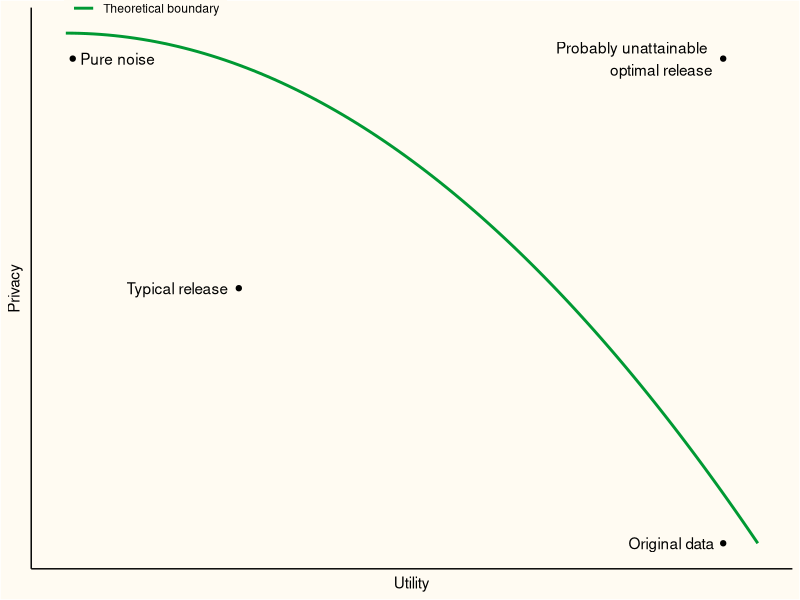
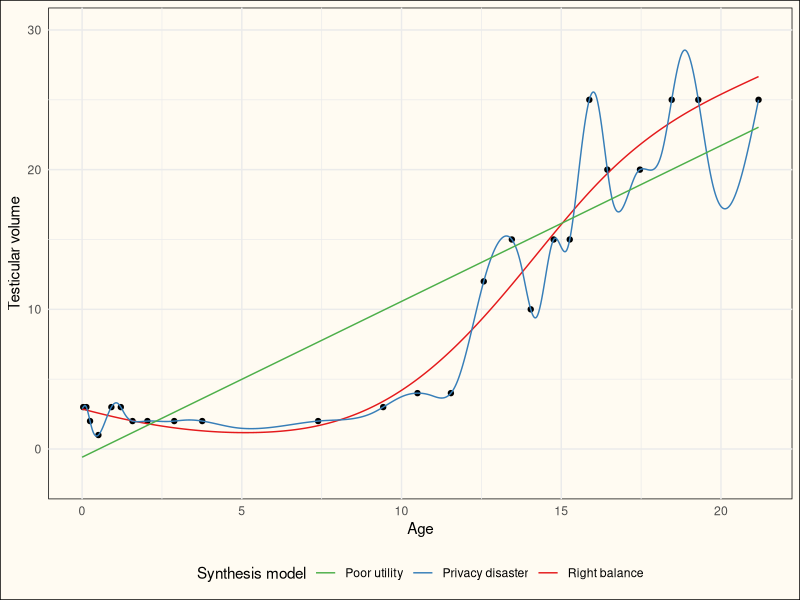
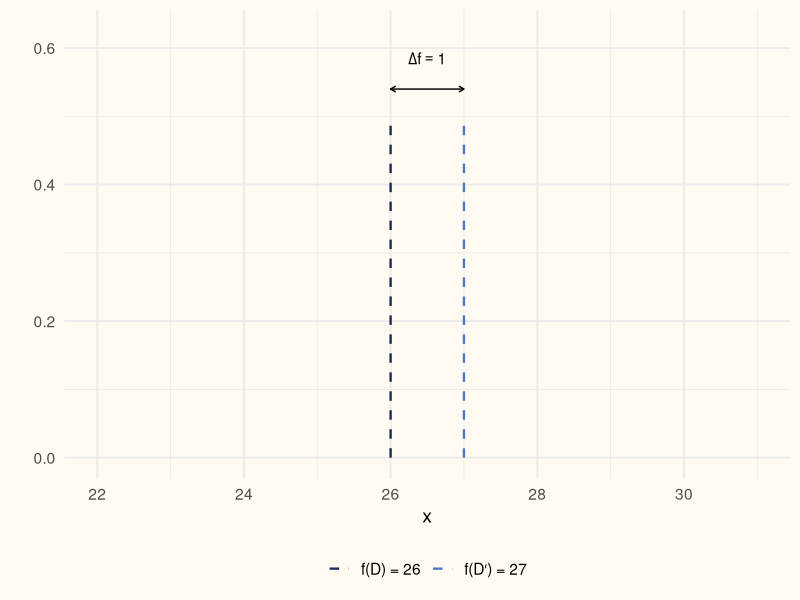
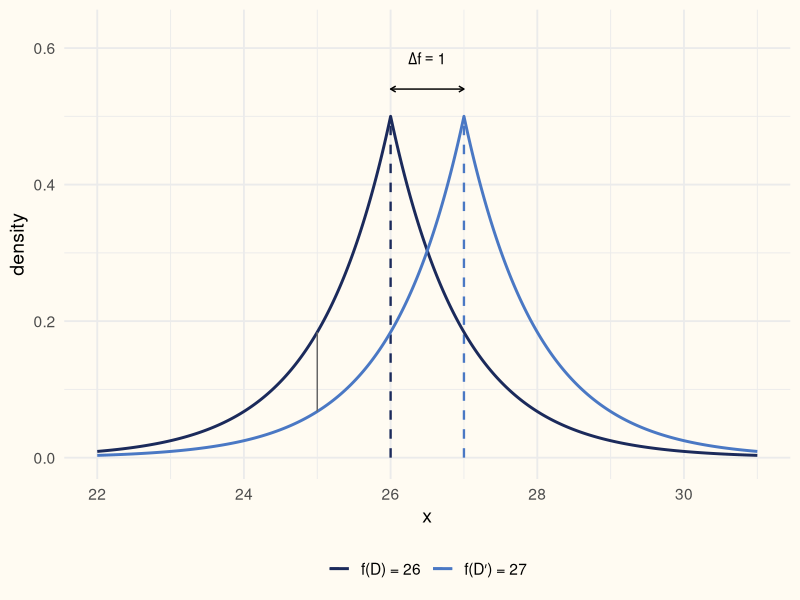

The R source for these figures, in order:
## ---- chunk 1
#| echo: false
#| message: false
#| warning: false
library(ggplot2)

ggplot(data = data.frame(
  x = c(0.01, 0.95, 0.95, 0.25),
  y = c(-0.05, -1, -0.05, -0.5),
  label = c("Pure noise", "Original data", "Probably unattainable\noptimal release", "Typical release")
), mapping = aes(x = x, y = y, label = label)) +
  stat_function(aes(col = "Theoretical boundary"), fun = \(x) -x^2, linewidth = 1) +
  xlim(0, 1) +
  theme_classic() +
  theme(axis.text = element_blank(),
        axis.ticks = element_blank(),
        legend.position = "inside",
        legend.position.inside = c(0.15, 1.02),
        legend.background = element_rect(fill = '#fffbf2'),
        panel.background = element_rect(fill = '#fffbf2'),
        plot.background = element_rect(fill = '#fffbf2')) +
  xlab("Utility") +
  ylab("Privacy") +
  geom_point() +
  geom_text(aes(hjust = c(-0.1, 1.1, 1.1, 1.1))) +
  scale_color_manual(values = c("#009933"))
## ---- chunk 2
#| echo: false
#| message: false
#| warning: false
#| fig-width: 9
#| fig-height: 7

set.seed(123)

data <- mice::boys
meth <- mice::make.method(data)
meth["bmi"] <- "~I(wgt/(hgt/100)^2)"
predmat <- mice::make.predictorMatrix(data)
predmat[c("hgt", "wgt"), "bmi"] <- 0

imp <- mice::mice(
  data, 
  method = meth, 
  predictorMatrix = predmat,
  maxit = 20, 
  m = 1,
  print = FALSE
)

data <- mice::complete(imp)

minidata <- data[seq(1, nrow(data), length.out = 25), ]

library(ggplot2)
library(patchwork)

# create new test data set to plot the lines
modeldata <- data.frame(
    age = seq(0, max(minidata$age), length.out = 1001)
)

# simple linear regression model
simple_fit <- lm(tv~age, data = minidata)
simple_pred <- predict(
    simple_fit, 
    newdata = modeldata,
    interval = "prediction"
)

# minimum norm spline
df <- 32
complex_x <- splines::ns(minidata$age, df = df, intercept = TRUE)
SVD <- svd(complex_x)
# calculate minimum norm regression coefficients
complex_fit <- SVD$v %*% ((t(SVD$u) %*% minidata$tv) / SVD$d)
# create test data spline
xnewspline <- splines::ns(modeldata$age, df = df,
                          knots = attr(complex_x, "knots"), 
                          Boundary.knots = attr(complex_x, "Boundary.knots"),
                          intercept = TRUE)
# calculate predicted values
complex_pred <- xnewspline %*% complex_fit

# calculate more or less correct model
right_fit <- lm(sqrt(tv) ~ splines::ns(age, knots = c(7, 16)), minidata)
right_pred <- predict(right_fit, newdata = modeldata, interval = "prediction")

unsign_sq <- \(x) sign(x) * x^2

color_scale <- RColorBrewer::brewer.pal(3, "Set1")
names(color_scale) <- c(
    "Right balance", "Privacy disaster", "Poor utility"
)

basic <- ggplot() +
    geom_point(aes(x = minidata$age, y = minidata$tv)) +
    scale_color_manual(name = "Synthesis model", values = color_scale) +
    theme_minimal() +
    ylim(-10, 40) +
    labs(x = "Age", y = "Testicular volume") +
    theme(
      legend.position = "bottom",
      panel.background = element_rect(fill = '#fffbf2'),
      plot.background = element_rect(fill = '#fffbf2')
    )


basic +
    geom_line(
        aes(
            x = modeldata$age, 
            y = unsign_sq(right_pred[,1]),
            col = "Right balance"
        )
    ) +
    geom_line(
        aes(
            x = modeldata$age, 
            y = complex_pred,
            col = "Privacy disaster"
        )
    ) +
    geom_line(
        aes(
            x = modeldata$age, 
            y = simple_pred[,1],
            col = "Poor utility"
        )
    ) +
    ylim(-2, 30)
## ---- chunk 3
#| include: false
library(ggplot2)

f    <- c(26, 27)                 # f(D) and f(D')
b    <- 1                         # scale = Delta f / epsilon
lap  <- function(x, mu, b) exp(-abs(x - mu) / b) / (2 * b)
cols <- c("f(D) = 26" = "#1B2A5B", "f(D\u2032) = 27" = "#4A78C4")

x <- seq(22, 31, 0.01)
d <- rbind(data.frame(x, P = lap(x, f[1], b), f = names(cols)[1]),
           data.frame(x, P = lap(x, f[2], b), f = names(cols)[2]))

dmax <- 1 / (2 * b)                       # peak of the Laplace density
bars <- data.frame(x = f, P = dmax, f = names(cols))

p <- ggplot(d, aes(x, P, colour = f)) +
    geom_segment(data = bars, aes(x = x, xend = x, y = 0, yend = P),
                 linewidth = .8, linetype = 2) +
    annotate("segment", x = f[1], xend = f[2], y = dmax * 1.08, yend = dmax * 1.08,
             arrow = arrow(ends = "both", length = unit(.15, "cm"))) +
    annotate("text", x = mean(f), y = dmax * 1.17, label = "Delta*f == 1", parse = TRUE) +
    scale_colour_manual(values = cols, name = NULL) +
    coord_cartesian(xlim = range(x), ylim = c(0, dmax * 1.25)) +
    theme_minimal(base_size = 14) +
    theme(
      legend.position = "bottom",
      panel.background = element_rect(fill = '#fffbf2', colour = NA),
      plot.background = element_rect(fill = '#fffbf2', colour = NA)
    ) +
    labs(y = " ")
## ---- chunk 4
#| echo: false
#| fig-width: 7
#| fig-height: 5
p
## ---- chunk 5
#| echo: false
#| fig-width: 7
#| fig-height: 5
p +
    geom_line(linewidth = 1) +
    annotate("segment", x = 25, xend = 25, y = lap(25, 27, b), yend = lap(25, 26, b),
             colour = "grey40") +
    labs(y = "density")
